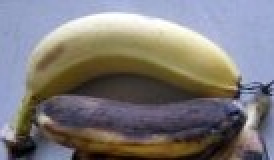
#> input picture data/mixed_crops/banano/Regular/mixed_banano_002_regular.jpg, 137 x 80 px (shown 2 times larger); its folder holds only this picture in this run
$ python -i preprocessing.py   (imports and definitions only)
#> lines starting #> are read from the running program, lines starting #| are printed output that depends on the picture; after the words box and inside, x2 and y2 are one past the last pixel; in counts of white or black regions, pixels touching at a corner belong together
"""Funciones de preprocesamiento de imágenes, limpieza EXIF y segmentación multifruto.

Este módulo concentra las operaciones reproducibles de Fase 3 (Preparación de datos):
- Carga segura con corrección de orientación EXIF.
- Limpieza completa de metadatos EXIF (privacidad - PI1) y redimensionado con Lanczos.
- Segmentación clásica de instancias individuales en escenas multifruto
  (`Mixed Qualit_Fruits`) mediante distancia cromática en espacio CIELAB,
  umbralización automática de Otsu (1979) y separación de frutos en contacto con
  Watershed (Meyer, 1994 / implementación OpenCV, Apache-2.0) (PI3).

Referencias de terceros reutilizadas:
- OpenCV (``cv2``) para transformaciones de color, morfología y Watershed.
- Pillow (``PIL``) para orientación EXIF y remuestreo Lanczos.
- Esquema estándar de hashing perceptual por diferencias horizontales (``dHash``).
"""

from __future__ import annotations

import hashlib
from dataclasses import dataclass
from pathlib import Path

import cv2
import numpy as np
from PIL import Image, ImageOps

from src.config import JPEG_QUALITY, MAX_WORKING_SIDE_PX


@dataclass(frozen=True)
class FruitCrop:
    """Representa una fruta individual segmentada dentro de una escena multifruto."""

    bbox_xyxy: tuple[int, int, int, int]
    crop_rgb: np.ndarray
    area_ratio: float
    solidity: float


def sha256_bytes(data: bytes) -> str:
    """Calcula el resumen criptográfico SHA-256 de una secuencia de bytes."""
    return hashlib.sha256(data).hexdigest()


# [48 lines left out: functions sha256_file, load_clean_rgb, save_clean_jpeg, not called in this run]


def _border_background_distance_lab(
    image_rgb: np.ndarray,
    border_frac: float = 0.07,
    luminance_weight: float = 0.35,
) -> np.ndarray:
    """Calcula la distancia ponderada en espacio CIELAB respecto al fondo de borde.

    Matemáticamente, para cada píxel :math:`(x, y)` con vector CIELAB
    :math:`(L^*, a^*, b^*)`, se estima el color de fondo :math:`(\\tilde{L}, \\tilde{a}, \\tilde{b})`
    mediante la mediana de los píxeles del marco exterior (robusta a frutos
    ocasionales cercanos al borde) y se evalúa:

    .. math::
        d(x, y) = \\sqrt{w_L (L^* - \\tilde{L})^2 + (a^* - \\tilde{a})^2 + (b^* - \\tilde{b})^2}

    Ponderar :math:`w_L = 0.35 < 1` atenúa sombras proyectadas sobre pisos o mesas
    neutras preservando el contraste cromático de las frutas y zonas oscuras extensas.
    """
    h, w = image_rgb.shape[:2]
    lab = cv2.cvtColor(image_rgb, cv2.COLOR_RGB2LAB).astype(np.float32)

    bw = max(4, int(round(w * border_frac)))
    bh = max(4, int(round(h * border_frac)))
    border_pixels = np.concatenate(
        [
            lab[:bh, :, :].reshape(-1, 3),
            lab[h - bh :, :, :].reshape(-1, 3),
            lab[bh : h - bh, :bw, :].reshape(-1, 3),
            lab[bh : h - bh, w - bw :, :].reshape(-1, 3),
        ],
        axis=0,
    )
    bg_median = np.median(border_pixels, axis=0)

    diff = lab - bg_median
    dist = np.sqrt(
        luminance_weight * (diff[:, :, 0] ** 2)
        + (diff[:, :, 1] ** 2)
        + (diff[:, :, 2] ** 2)
    )
    return dist


def segment_multi_fruit_instances(
    image_rgb: np.ndarray,
    *,
    min_area_ratio: float = 0.010,
    max_area_ratio: float = 0.35,
    min_side_px: int = 22,
    min_solidity: float = 0.72,
    max_aspect_ratio: float = 4.0,
    pad_ratio: float = 0.14,
    min_lab_threshold: float = 15.0,
) -> list[FruitCrop]:
    """Segmenta frutas individuales en una imagen multifruto (ej. ``Mixed Qualit_Fruits``).

    Pipeline clásico sin dependencias externas:
    1. Mapa de distancia ponderada en CIELAB frente al color mediano del borde.
    2. Recorte de cola superior (percentil 97 / tope 60) para que frutas muy oscuras
       no desplacen el umbral de Otsu y oculten frutas claras en la misma escena.
    3. Apertura/cierre morfológico y relleno de huecos internos.
    4. Transformada de distancia euclidiana + Watershed para separar frutos en contacto.
    5. Filtrado geométrico estricto (área, solidez convexa, bordes) para conservar
       recortes limpios de un solo fruto.
    """
    if image_rgb.ndim != 3 or image_rgb.shape[2] != 3:
        raise ValueError("Se requiere una imagen RGB de 3 canales.")

    h, w = image_rgb.shape[:2]
    total_area = float(h * w)

    # 1. Distancia CIELAB respecto al fondo estimado en los bordes
    dist = _border_background_distance_lab(image_rgb)
    dist_blur = cv2.GaussianBlur(dist, (5, 5), 0)

    # Acotar la cola superior evita que un fruto negro/podrido suba demasiado el umbral Otsu
    clip_hi = min(60.0, float(np.percentile(dist_blur, 98)))
    if clip_hi < min_lab_threshold:
        return []

    dist_clipped = np.clip(dist_blur, 0.0, clip_hi)
    dist_u8 = np.clip((dist_clipped / clip_hi) * 255.0, 0, 255).astype(np.uint8)
    otsu_u8, _ = cv2.threshold(dist_u8, 0, 255, cv2.THRESH_BINARY + cv2.THRESH_OTSU)
    otsu_lab = (otsu_u8 / 255.0) * clip_hi
    threshold = max(min_lab_threshold, min(otsu_lab, 28.0))
    binary = (dist_blur >= threshold).astype(np.uint8)

    # 2. Limpieza morfológica y relleno de huecos internos
    k_open = max(3, (int(round(min(h, w) * 0.015)) | 1))
    k_close = max(3, (int(round(min(h, w) * 0.022)) | 1))
    binary = cv2.morphologyEx(
        binary, cv2.MORPH_OPEN, cv2.getStructuringElement(cv2.MORPH_ELLIPSE, (k_open, k_open))
    )
    binary = cv2.morphologyEx(
        binary, cv2.MORPH_CLOSE, cv2.getStructuringElement(cv2.MORPH_ELLIPSE, (k_close, k_close))
    )

    contours, _ = cv2.findContours(binary, cv2.RETR_EXTERNAL, cv2.CHAIN_APPROX_SIMPLE)
    filled = np.zeros_like(binary)
    cv2.drawContours(filled, contours, -1, 1, cv2.FILLED)

    # 3. Separación de frutos que se tocan mediante Distance Transform + Watershed
    dist_tf = cv2.distanceTransform(filled, cv2.DIST_L2, 5)
    num_cc, cc_labels, cc_stats, _ = cv2.connectedComponentsWithStats(filled, connectivity=8)

    sure_fg = np.zeros_like(filled, dtype=np.uint8)
    peak_size = 5 if min(h, w) <= 320 else 9
    peak_kernel = cv2.getStructuringElement(cv2.MORPH_ELLIPSE, (peak_size, peak_size))
    for cc_id in range(1, num_cc):
        area = int(cc_stats[cc_id, cv2.CC_STAT_AREA])
        if area < min_area_ratio * total_area * 0.5:
            continue
        comp_mask = cc_labels == cc_id
        comp_dist = np.where(comp_mask, dist_tf, 0.0)
        comp_max = float(comp_dist.max())
        if comp_max < 5.0:
            continue
        local_max = (comp_dist == cv2.dilate(comp_dist, peak_kernel)) & (comp_dist >= 0.45 * comp_max)
        if np.count_nonzero(local_max) > 0:
            seed_mask = cv2.dilate(local_max.astype(np.uint8), np.ones((3, 3), np.uint8))
            sure_fg |= seed_mask & filled
        else:
            sure_fg |= (comp_dist >= 0.55 * comp_max).astype(np.uint8)

    sure_bg = cv2.dilate(filled, np.ones((5, 5), np.uint8), iterations=2)
    unknown = cv2.subtract(sure_bg, sure_fg)
    _, markers = cv2.connectedComponents(sure_fg)
    markers = markers + 1
    markers[unknown == 1] = 0

    bgr = cv2.cvtColor(image_rgb, cv2.COLOR_RGB2BGR)
    ws_markers = cv2.watershed(bgr, markers)

    # 4. Extracción y filtrado geométrico de cada instancia segmentada
    crops: list[FruitCrop] = []
    for label_id in range(2, int(ws_markers.max()) + 1):
        inst_mask = (ws_markers == label_id).astype(np.uint8)
        area = int(np.count_nonzero(inst_mask))
        area_ratio = area / total_area
        if not (min_area_ratio <= area_ratio <= max_area_ratio):
            continue

        inst_contours, _ = cv2.findContours(inst_mask, cv2.RETR_EXTERNAL, cv2.CHAIN_APPROX_SIMPLE)
        if not inst_contours:
            continue
        main_contour = max(inst_contours, key=cv2.contourArea)
        x, y, bw, bh = cv2.boundingRect(main_contour)
        if min(bw, bh) < min_side_px:
            continue

        aspect = max(bw, bh) / max(1, min(bw, bh))
        if aspect > max_aspect_ratio:
            continue

        hull = cv2.convexHull(main_contour)
        hull_area = float(cv2.contourArea(hull))
        solidity = float(cv2.contourArea(main_contour) / hull_area) if hull_area > 0 else 0.0
        if solidity < min_solidity:
            continue

        # Descartar fragmentos pegados a bordes exteriores (pies, cortinas, frutos cortados)
        touches_edge = x <= 1 or y <= 1 or x + bw >= w - 1 or y + bh >= h - 1
        if touches_edge:
            continue

        pad_x = int(round(bw * pad_ratio))
        pad_y = int(round(bh * pad_ratio))
        x1 = max(0, x - pad_x)
        y1 = max(0, y - pad_y)
        x2 = min(w, x + bw + pad_x)
        y2 = min(h, y + bh + pad_y)

        crop_rgb = image_rgb[y1:y2, x1:x2].copy()
        crops.append(
            FruitCrop(
                bbox_xyxy=(x1, y1, x2, y2),
                crop_rgb=crop_rgb,
                area_ratio=area_ratio,
                solidity=solidity,
            )
        )

    # Ordenar de arriba hacia abajo y de izquierda a derecha para trazabilidad estable
    crops.sort(key=lambda item: (item.bbox_xyxy[1] // 20, item.bbox_xyxy[0]))
    return crops

>>> import cv2
>>> picture = cv2.cvtColor(cv2.imread('../data/mixed_crops/banano/Regular/mixed_banano_002_regular.jpg'), cv2.COLOR_BGR2RGB)
>>> result = segment_multi_fruit_instances(picture)
#> in _border_background_distance_lab, `lab = cv2.cvtColor(image_rgb, cv2.COLOR_RGB2LAB).astype(np.float32)`:
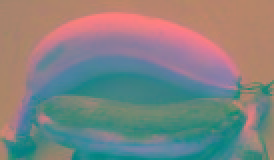
#> lab: shape (80, 137, 3) float32 (shown 2 times larger); mean R, G, B 128.8, 130.8, 129.4
#> in _border_background_distance_lab, `bg_median = np.median(border_pixels, axis=0)`: bg_median = [169, 132, 109]
#> in segment_multi_fruit_instances, `dist_blur = cv2.GaussianBlur(dist, (5, 5), 0)`:
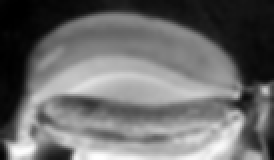
#> dist_blur: shape (80, 137) float32 (shown 2 times larger); min 1.08, max 99.12, mean 42.7; drawn with min black and max white
#> in segment_multi_fruit_instances, `clip_hi = min(60.0, float(np.percentile(dist_blur, 98)))`: clip_hi = 60
#> in segment_multi_fruit_instances, `dist_clipped = np.clip(dist_blur, 0.0, clip_hi)`:
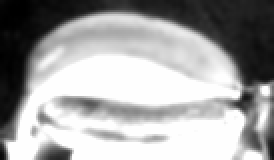
#> dist_clipped: shape (80, 137) float32 (shown 2 times larger); min 1.08, max 60, mean 39; drawn with min black and max white
#> in segment_multi_fruit_instances, `otsu_u8, _ = cv2.threshold(dist_u8, 0, 255, cv2.THRESH_BINARY + cv2.TH..`: otsu_u8 = 133
#> in segment_multi_fruit_instances, `otsu_lab = (otsu_u8 / 255.0) * clip_hi`: otsu_lab = 31.29
#> in segment_multi_fruit_instances, `threshold = max(min_lab_threshold, min(otsu_lab, 28.0))`: threshold = 28
#> in segment_multi_fruit_instances, `binary = (dist_blur >= threshold).astype(np.uint8)`: binary: shape (80, 137); values 0 (black) and 1 (white), 68.9% white; 9 black regions (3 under 20 px), largest, box (x1, y1, x2, y2) and area: (0, 0, 137, 80) 3077, (115, 45, 128, 57) 90, (132, 54, 137, 80) 76, (20, 74, 35, 80) 75, (122, 61, 131, 75) 59, (40, 50, 49, 54) 28
#> in segment_multi_fruit_instances, `binary = cv2.morphologyEx( binary, cv2.MORPH_OPEN, cv2.getStructuringE..`: binary: shape (80, 137); values 0 (black) and 1 (white), 68.8% white; 7 black regions (3 under 20 px), largest, box (x1, y1, x2, y2) and area: (0, 0, 137, 80) 3173, (122, 54, 137, 80) 137, (20, 74, 35, 80) 75, (40, 50, 49, 54) 28
#> in segment_multi_fruit_instances, `binary = cv2.morphologyEx( binary, cv2.MORPH_CLOSE, cv2.getStructuring..`:
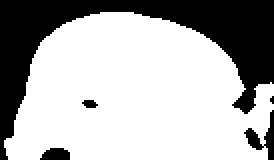
#> binary: shape (80, 137) (shown 2 times larger); values 0 (black) and 1 (white), 68.9% white; 5 black regions (1 under 20 px)
#> in segment_multi_fruit_instances, `contours, _ = cv2.findContours(binary, cv2.RETR_EXTERNAL, cv2.CHAIN_AP..`: contours = 1 contour; box (x1, y1, x2, y2) and area: (2, 6, 137, 80) 7444
#> in segment_multi_fruit_instances, `cv2.drawContours(filled, contours, -1, 1, cv2.FILLED)`: filled: shape (80, 137); values 0 (black) and 1 (white), 69.7% white; 4 black regions (1 under 20 px), largest, box (x1, y1, x2, y2) and area: (0, 0, 137, 80) 3170, (132, 55, 137, 80) 76, (20, 74, 35, 80) 74
#> in segment_multi_fruit_instances, `dist_tf = cv2.distanceTransform(filled, cv2.DIST_L2, 5)`:
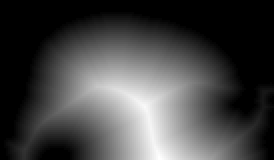
#> dist_tf: shape (80, 137) float32 (shown 2 times larger); min 0, max 45, mean 12.1; drawn with min black and max white
#> in segment_multi_fruit_instances, `num_cc, cc_labels, cc_stats, _ = cv2.connectedComponentsWithStats(fill..`: num_cc = 2; cc_stats = [[0, 0, 137, 80, 3326], [2, 6, 135, 74, 7634]]
#> the loop in segment_multi_fruit_instances, `for cc_id in range(1, num_cc):` made 1 pass
#> (area, comp_max) on pass 1: (7634, 45)
#> in segment_multi_fruit_instances, `sure_bg = cv2.dilate(filled, np.ones((5, 5), np.uint8), iterations=2)`: sure_bg: shape (80, 137); values 0 (black) and 1 (white), 81% white; 2 black regions (1 under 20 px), largest, box (x1, y1, x2, y2) and area: (0, 0, 137, 65) 2084
#> in segment_multi_fruit_instances, `unknown = cv2.subtract(sure_bg, sure_fg)`: unknown: shape (80, 137); values 0 (black) and 1 (white), 80.3% white; 7 black regions (5 under 20 px), largest, box (x1, y1, x2, y2) and area: (0, 0, 137, 65) 2084, (76, 72, 81, 80) 25
#> in segment_multi_fruit_instances, `_, markers = cv2.connectedComponents(sure_fg)`: markers: shape (80, 137) int32; 6 distinct labels, from 0 to 5
#> in segment_multi_fruit_instances, `markers = markers + 1`: markers: shape (80, 137) int32; 6 distinct labels, from 1 to 6
#> in segment_multi_fruit_instances, `markers[unknown == 1] = 0`: markers: shape (80, 137) int32; 7 distinct labels, from 0 to 6
#> in segment_multi_fruit_instances, bgr is the input picture: shape (80, 137, 3); mean B, G, R 120.7, 121.3, 125.3
#> in segment_multi_fruit_instances, `ws_markers = cv2.watershed(bgr, markers)`:
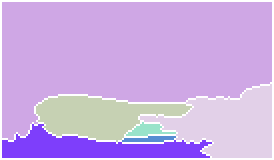
#> ws_markers: shape (80, 137) int32 (shown 2 times larger); 7 distinct labels, from -1 to 6; one colour per label, 0 black, -1 white
#> the loop in segment_multi_fruit_instances, `for label_id in range(2, int(ws_markers.max()) + 1):` made 5 passes
#> (area, area_ratio) on passes 3 to 4: (87, 0.00794), (60, 0.00547)
#> (area, area_ratio, x, y, bw, bh, aspect, hull_area) on pass 1: (1027, 0.0937, 18, 48, 78, 23, 3.39, 1171.5)
#> after the loop in segment_multi_fruit_instances, `for label_id in range(2, int(ws_markers.max()) + 1):`:
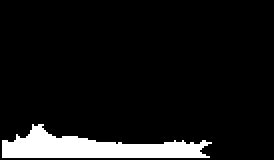
#> inst_mask: shape (80, 137) (shown 2 times larger); values 0 (black) and 1 (white), 8.6% white; 1 white region, box (x1, y1, x2, y2) and area: (1, 62, 106, 79) 941
#> after the loop in segment_multi_fruit_instances, `for label_id in range(2, int(ws_markers.max()) + 1):`: crops = 1 item
#> result = 1 item

$ run again, on data/mixed_crops/banano/Regular/mixed_banano_014_regular.jpg
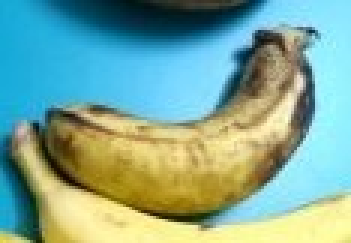
#> input picture data/mixed_crops/banano/Regular/mixed_banano_014_regular.jpg, 117 x 81 px (shown 3 times larger)
#> border_pixels = 2508 rows, first 8: [165, 108, 96], [165, 108, 96], [165, 108, 96], [164, 108, 96], [165, 108, 96], [166, 107, 96], [164, 108, 96], [161, 109, 95]
#> bg_median = [208, 113, 114]
#> clip_hi = 60
#> otsu_u8 = 165
#> otsu_lab = 38.82
#> threshold = 28
#> in segment_multi_fruit_instances, `binary = (dist_blur >= threshold).astype(np.uint8)`:
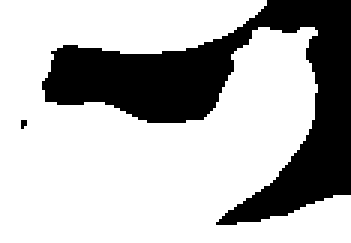
#> binary: shape (81, 117) (shown 3 times larger); values 0 (black) and 1 (white), 71.3% white; 2 black regions (1 under 20 px), largest, box (x1, y1, x2, y2) and area: (14, 0, 117, 75) 2713
#> contours = 1 contour; box (x1, y1, x2, y2) and area: (0, 0, 117, 81) 6465
#> cc_labels: shape (81, 117) int32; values 0 (black) and 1 (white), 71.4% white; 1 black region, box (x1, y1, x2, y2) and area: (14, 0, 117, 75) 2710
#> num_cc = 2; cc_stats = [[14, 0, 103, 75, 2710], [0, 0, 117, 81, 6767]]
#> the loop in segment_multi_fruit_instances, `for cc_id in range(1, num_cc):` made 1 pass
#> (area, comp_max) on pass 1: (6767, 49.74)
#> sure_bg: shape (81, 117); values 0 (black) and 1 (white), 86.9% white; 2 black regions, box (x1, y1, x2, y2) and area: (91, 0, 117, 68) 670, (20, 18, 73, 37) 574
#> in segment_multi_fruit_instances, bgr is the input picture: shape (81, 117, 3); mean B, G, R 152.4, 169.1, 127.5
#> ws_markers: shape (81, 117) int32; 5 distinct labels, from -1 to 4
#> the loop in segment_multi_fruit_instances, `for label_id in range(2, int(ws_markers.max()) + 1):` made 3 passes
#> (area, area_ratio, inst_contours, x, y, bw, bh, aspect) on pass 1: (709, 0.0748, 1 contour; box (x1, y1, x2, y2) and area: (1, 1, 23, 80) 608, 1, 1, 22, 79, 3.59)
#> pass 3, in segment_multi_fruit_instances, `inst_mask = (ws_markers == label_id).astype(np.uint8)`:
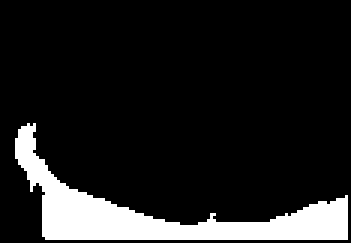
#> inst_mask: shape (81, 117) (shown 3 times larger); values 0 (black) and 1 (white), 12.6% white; 1 white region, box (x1, y1, x2, y2) and area: (5, 41, 116, 80) 1190
#> after the loop in segment_multi_fruit_instances, `for label_id in range(2, int(ws_markers.max()) + 1):`: crops = []
